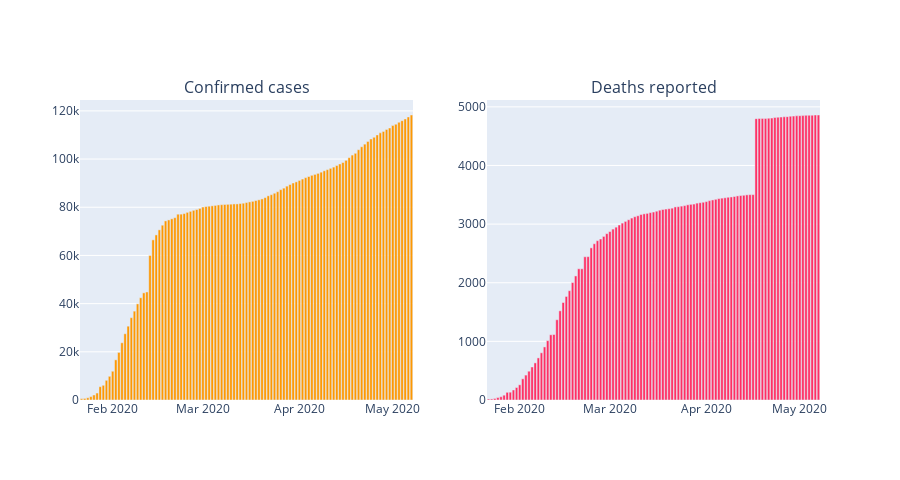
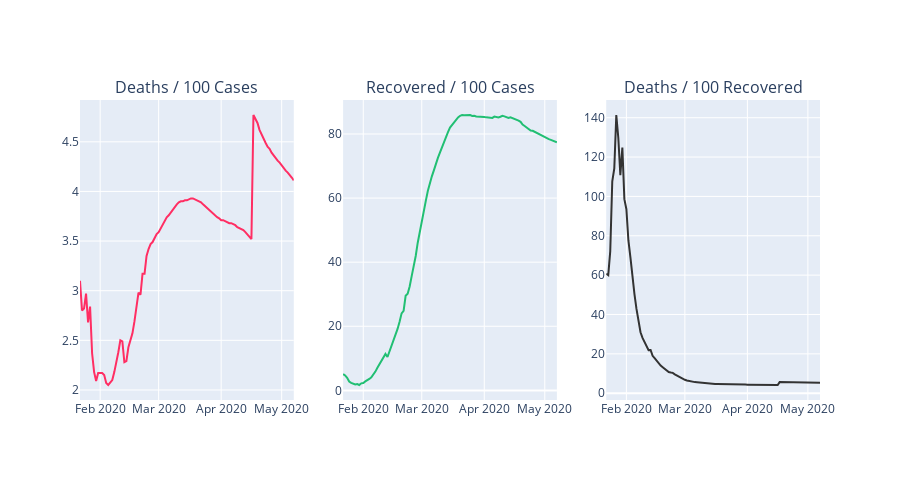
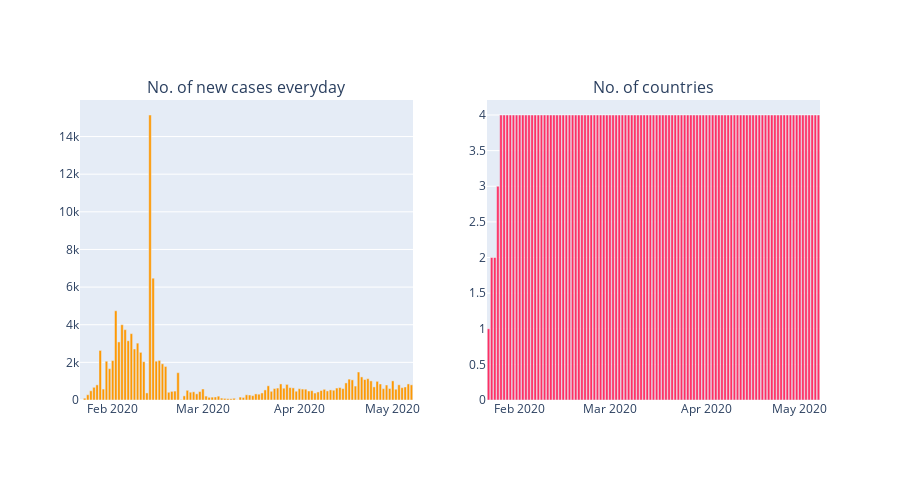

Write notebook code for charts like these, in order.
### Markdown cell above
# Cases over the time

### Code cell
fig_c = px.bar(day_wise, x="Date", y="Confirmed", color_discrete_sequence = [act])
fig_d = px.bar(day_wise, x="Date", y="Deaths", color_discrete_sequence = [dth])

fig = make_subplots(rows=1, cols=2, shared_xaxes=False, horizontal_spacing=0.1,
                    subplot_titles=('Confirmed cases', 'Deaths reported'))

fig.add_trace(fig_c['data'][0], row=1, col=1)
fig.add_trace(fig_d['data'][0], row=1, col=2)

fig.update_layout(height=480)
fig.show()

# ===============================

fig_1 = px.line(day_wise, x="Date", y="Deaths / 100 Cases", color_discrete_sequence = [dth])
fig_2 = px.line(day_wise, x="Date", y="Recovered / 100 Cases", color_discrete_sequence = [rec])
fig_3 = px.line(day_wise, x="Date", y="Deaths / 100 Recovered", color_discrete_sequence = ['#333333'])

fig = make_subplots(rows=1, cols=3, shared_xaxes=False, 
                    subplot_titles=('Deaths / 100 Cases', 'Recovered / 100 Cases', 'Deaths / 100 Recovered'))

fig.add_trace(fig_1['data'][0], row=1, col=1)
fig.add_trace(fig_2['data'][0], row=1, col=2)
fig.add_trace(fig_3['data'][0], row=1, col=3)

fig.update_layout(height=480)
fig.show()

# ===================================

fig_c = px.bar(day_wise, x="Date", y="New cases", color_discrete_sequence = [act])
fig_d = px.bar(day_wise, x="Date", y="No. of countries", color_discrete_sequence = [dth])

fig = make_subplots(rows=1, cols=2, shared_xaxes=False, horizontal_spacing=0.1,
                    subplot_titles=('No. of new cases everyday', 'No. of countries'))

fig.add_trace(fig_c['data'][0], row=1, col=1)
fig.add_trace(fig_d['data'][0], row=1, col=2)

fig.update_layout(height=480)
fig.show()
